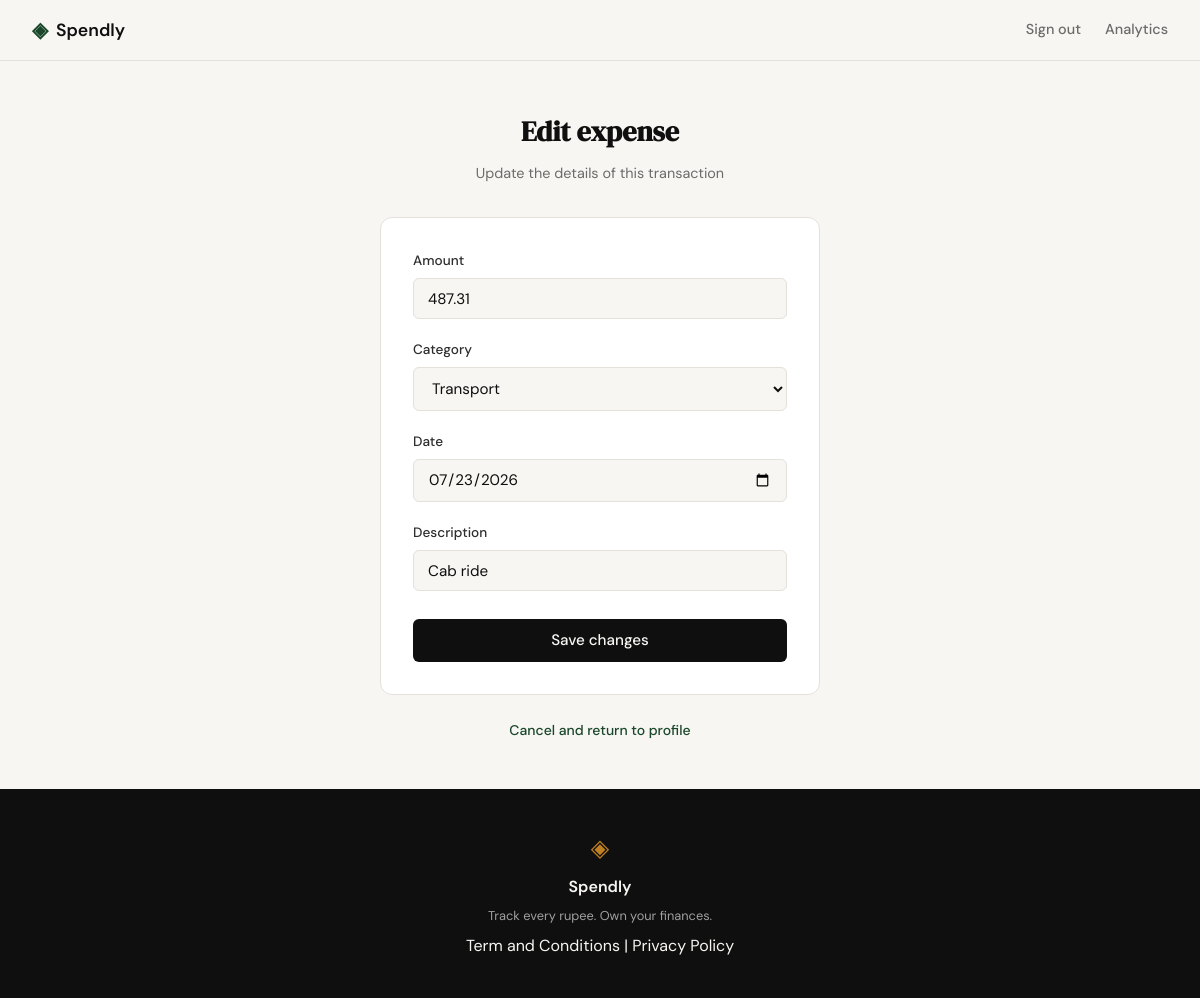
/expenses/14/edit (signed in), run on an earlier commit of the app's database.
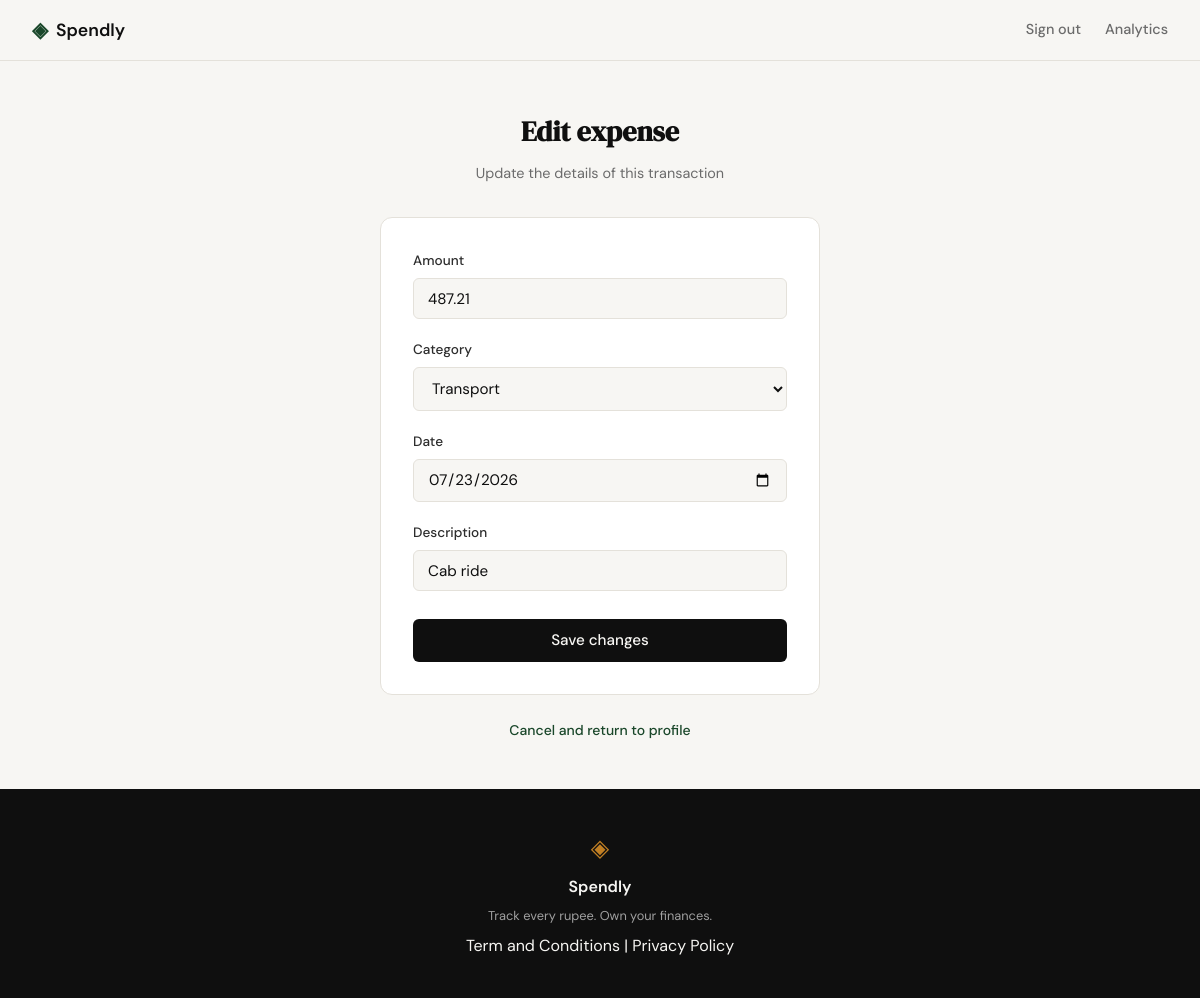
And on a later commit of the database.
### tables this page shows
CREATE TABLE expenses (
                id INTEGER PRIMARY KEY AUTOINCREMENT,
                user_id INTEGER NOT NULL,
                amount REAL NOT NULL,
                category TEXT NOT NULL,
                date TEXT NOT NULL,
                description TEXT,
                created_at TEXT DEFAULT (datetime('now')),
                FOREIGN KEY (user_id) REFERENCES users (id)
            );

### app.py (the view)
@app.route("/expenses/<int:id>/edit")
def edit_expense(id):
    if not session.get("user_id"):
        return redirect(url_for("login"))
    expense = get_expense_by_id(id, session["user_id"])
    if not expense:
        abort(404)
    return render_template("edit_expense.html", expense=expense, categories=CATEGORIES)

### database/db.py (called while the page is built)
def get_db():
    db_path = os.path.join(os.path.dirname(os.path.dirname(__file__)), 'spendly.db')
    conn = sqlite3.connect(db_path)
    conn.execute('PRAGMA foreign_keys = ON')
    conn.row_factory = sqlite3.Row
    return conn

### database/queries.py (called while the page is built)
def get_expense_by_id(expense_id, user_id):
    conn = get_db()
    try:
        expense = conn.execute(
            '''SELECT id, user_id, amount, category, date, description
               FROM expenses WHERE id = ? AND user_id = ?''',
            (expense_id, user_id)
        ).fetchone()
        return dict(expense) if expense else None
    finally:
        conn.close()

### templates/edit_expense.html (shortened to what this page needs)
{% extends "base.html" %}
{% block head %}
<link rel="stylesheet" href="{{ url_for('static', filename='css/edit_expense.css') }}">
{% endblock %}
{% block content %}
<section class="auth-section">
    <div class="auth-container">
        <div class="auth-header">
            <h1 class="auth-title">Edit expense</h1>
            <p class="auth-subtitle">Update the details of this transaction</p>
        </div>
        <div class="auth-card">
            <form method="POST" action="{{ url_for('edit_expense', id=expense.id) }}">
                <div class="form-group">
                    <label for="amount">Amount</label>
                    <input type="number" id="amount" name="amount"
                           class="form-input" step="0.01" min="0.01"
                           value="{{ expense.amount }}" required autofocus>
                </div>
                <div class="form-group">
                    <label for="category">Category</label>
                    <select id="category" name="category" class="form-input" required>
                        {% for c in categories %}
                        <option value="{{ c }}" {% if c == expense.category %}selected{% endif %}>{{ c }}</option>
                        {% endfor %}
                    </select>
                </div>
                <div class="form-group">
                    <label for="date">Date</label>
                    <input type="date" id="date" name="date"
                           class="form-input" value="{{ expense.date }}" required>
                </div>
                <div class="form-group">
                    <label for="description">Description</label>
                    <input type="text" id="description" name="description"
                           class="form-input" maxlength="200"
                           value="{{ expense.description or '' }}" placeholder="Optional">
                </div>
                <button type="submit" class="btn-submit">Save changes</button>
            </form>
        </div>
        <p class="auth-switch">
            <a href="{{ url_for('profile') }}">Cancel and return to profile</a>
        </p>
    </div>
</section>
{% endblock %}

What changed in the data, as far as the page shows it:
changed expenses "Transport": amount "487.31" → "487.21"
